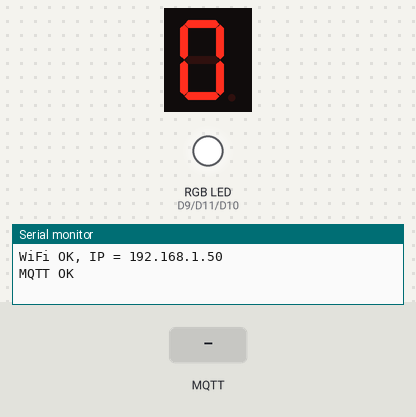
The sketch below on a simulated Arduino Uno R4 WiFi. On the bench: 1-digit seven-segment display, an RGB LED mixed from three pins (HIGH = lit), the last lines printed to the serial monitor. Wiring (inferred from the names in the program): 1-digit 7-segment display, segments lit when LOW: segments D2, D3, D4, D5, D6, D7, D8. The inputs (shaded band) are chosen by the test bench. WiFi joins after 1.5 s; servers stay silent unless stated; random numbers use the default seed unless the sketch sets one; no MQTT or app messages arrive unless stated; the segment pins are drawn as the display they are named for; pins used as bus, display or sensor lines are not drawn.

Above: at 2.7 s.
2.8 s: MQTT message "1" arrives on the first subscribed topic
At 3.4 s:
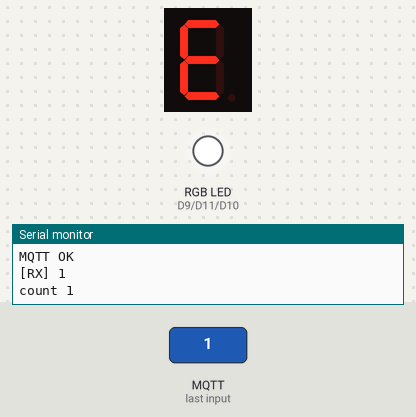
5.8 s: MQTT message "6" arrives on the first subscribed topic
At 6.6 s:
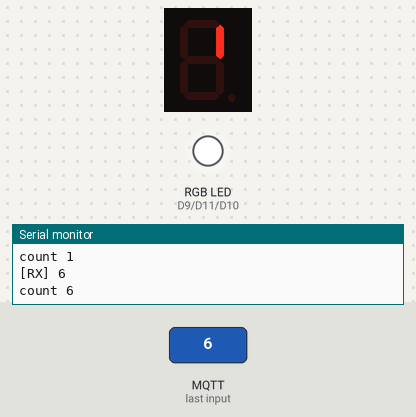
8.8 s: MQTT message "stop" arrives on the first subscribed topic
At 9.1 s:
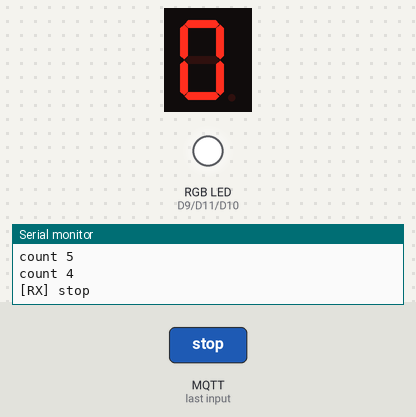
10.3 s: MQTT message "5" arrives on the first subscribed topic
At 16.1 s:
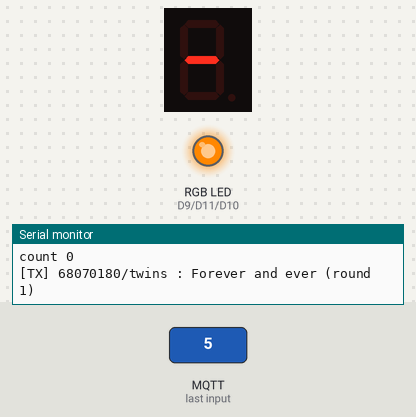
Timing chart, 0 to 16.8 s (numbered marks = the images above; inputs shaded):
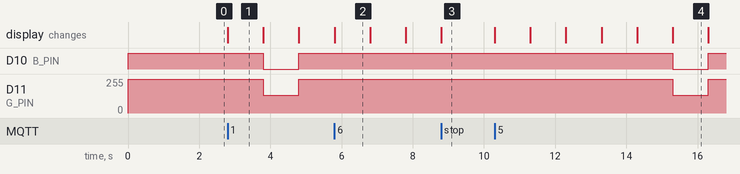

The sketch:

SHINING_S10_Forever_Countdown.ino
```cpp
// =====================================================================
// แนวข้อสอบ The Shining  S10 : "Forever, and ever, and ever" (เดา)
// subscribe student_id/countdown ได้ตัวเลขเริ่มต้น 1–9
//   7-Segment นับถอยหลังจากเลขนั้นถึง 0 ทุก 1 วินาที (ใช้ millis ไม่ใช้ delay)
//   ถึง 0 -> publish "Forever and ever" ไปที่ student_id/twins
//            Color LED ฟ้า (สีชุดฝาแฝด) แล้ววนนับใหม่จากเลขเดิม "ตลอดไป"
//   ได้ "stop" -> หยุดนับ แสดงขีดกลาง ไฟดับ
// ทุกครั้งที่ตัวเลขเปลี่ยน publish ค่าปัจจุบันไปที่ student_id/count ด้วย
//
// บอร์ด Arduino UNO R4 WiFi   ไลบรารี: MQTT (MQTTClient.h)
// วงจร 7-Segment (Common Cathode): a–g -> D2–D8 (R 330Ω), Common -> GND
//      Color LED (Common Anode): Common -> 5V, R -> D9, B -> D10, G -> D11 (R 330Ω)
// =====================================================================

#include <WiFiS3.h>
#include <MQTTClient.h>

// ===== แก้ตรงนี้ =====
const char WIFI_SSID[]  = "iphone 80 promax";
const char WIFI_PASSWORD[]  = "88888888";
const String STUDENT_ID = "68070180";
const char MQTT_BROKER_ADRRESS[] = "phycom.it.kmitl.ac.th";
const int   MQTT_PORT = 1883;
const String TOPIC_IN    = "/countdown";
const String TOPIC_COUNT = "/count";
const String TOPIC_TWINS = "/twins";
const unsigned long STEP_MS = 1000;

const int SEG_PINS[7] = {2, 3, 4, 5, 6, 7, 8};
const bool SEG_COMMON_ANODE = false;
const int R_PIN = 9, B_PIN = 10, G_PIN = 11;
const byte DIGITS[10][7] = {
  {1,1,1,1,1,1,0}, {0,1,1,0,0,0,0}, {1,1,0,1,1,0,1}, {1,1,1,1,0,0,1}, {0,1,1,0,0,1,1},
  {1,0,1,1,0,1,1}, {1,0,1,1,1,1,1}, {1,1,1,0,0,0,0}, {1,1,1,1,1,1,1}, {1,1,1,1,0,1,1}
};

WiFiClient network;
MQTTClient mqtt = MQTTClient(256);
String T_IN, T_COUNT, T_TWINS;

int startValue = 0;        // เลขเริ่มที่ได้รับ
int current = -1;          // -1 = ไม่ได้นับ
unsigned long lastStep = 0;
int rounds = 0;

void writeSeg(int i, bool on) { if (SEG_COMMON_ANODE) on = !on; digitalWrite(SEG_PINS[i], on ? HIGH : LOW); }
void showDigit(int n) { for (int i = 0; i < 7; i++) writeSeg(i, DIGITS[n][i]); }
void showDash()       { for (int i = 0; i < 7; i++) writeSeg(i, i == 6); }

void setColor(int r, int g, int b) {
  analogWrite(R_PIN, 255 - r);
  analogWrite(G_PIN, 255 - g);
  analogWrite(B_PIN, 255 - b);
}

bool countChanged = false;     // มีเลขใหม่รอ publish (ส่งใน loop เพราะห้าม publish ใน callback)

void showCount() {
  showDigit(current);
  countChanged = true;
  Serial.println("count " + String(current));
}

void messageReceived(String &topic, String &payload) {
  (void)topic;
  String msg = payload;
  msg.trim();
  msg.toLowerCase();
  Serial.println("[RX] " + msg);

  if (msg == "stop") { current = -1; showDash(); setColor(0, 0, 0); return; }
  int n = msg.toInt();
  if (n < 1 || n > 9) return;               // รับแค่ 1–9
  startValue = n;
  current = n;
  rounds = 0;
  lastStep = millis();
  setColor(0, 0, 0);
  showCount();
}

void connectWiFi() {
  while (WiFi.begin(WIFI_SSID, WIFI_PASSWORD) != WL_CONNECTED) { Serial.print("."); delay(3000); }
  while (WiFi.localIP() == IPAddress(0, 0, 0, 0)) delay(200);
  Serial.print("WiFi OK, IP = ");
  Serial.println(WiFi.localIP());
}

void connectToMQTT() {
  while (!mqtt.connected()) {
    String id = "r4-" + STUDENT_ID + "-" + String(random(0xFFFF), HEX);
    if (mqtt.connect(id.c_str())) { mqtt.subscribe(T_IN.c_str()); Serial.println("MQTT OK"); }
    else { Serial.print("MQTT fail err="); Serial.print(mqtt.lastError()); Serial.print(" rc="); Serial.println(mqtt.returnCode()); delay(2000); }
  }
}

void setup() {
  Serial.begin(9600);
  for (int i = 0; i < 7; i++) pinMode(SEG_PINS[i], OUTPUT);
  pinMode(R_PIN, OUTPUT); pinMode(G_PIN, OUTPUT); pinMode(B_PIN, OUTPUT);
  showDash();
  setColor(0, 0, 0);
  T_IN    = STUDENT_ID + TOPIC_IN;
  T_COUNT = STUDENT_ID + TOPIC_COUNT;
  T_TWINS = STUDENT_ID + TOPIC_TWINS;
  connectWiFi();
  randomSeed(micros());
  mqtt.begin(MQTT_BROKER_ADRRESS, MQTT_PORT, network);
  mqtt.onMessage(messageReceived);
  connectToMQTT();
}

void loop() {
  if (WiFi.status() != WL_CONNECTED) connectWiFi();
  if (!mqtt.connected()) connectToMQTT();
  mqtt.loop();

  if (countChanged) {
    countChanged = false;
    mqtt.publish(T_COUNT.c_str(), String(current).c_str());
  }

  if (current < 0 || millis() - lastStep < STEP_MS) return;
  lastStep = millis();

  if (current > 0) {
    current--;
    if (current > 0) setColor(0, 0, 0);
    showCount();
    if (current == 0) {                     // ถึง 0
      rounds++;
      mqtt.publish(T_TWINS.c_str(), "Forever and ever");
      Serial.println("[TX] " + T_TWINS + " : Forever and ever (round " + String(rounds) + ")");
      setColor(0, 120, 255);                // ฟ้า
    }
  } else {                                  // อยู่ที่ 0 ครบ 1 วินาทีแล้ว วนใหม่
    current = startValue;
    setColor(0, 0, 0);
    showCount();
  }
}
```

Measured:
- after the input at 2.8 s, D10 (B_PIN): HIGH → LOW after 1.0 s, → HIGH 1.0 s later; D11 (G_PIN): 255/255 → 135/255 after 1.0 s, → 255/255 1.0 s later; the display: changes at once (image 1)
- after the input at 10.3 s, D10 (B_PIN): HIGH → LOW after 5.0 s, → HIGH 1.0 s later; D11 (G_PIN): 255/255 → 135/255 after 5.0 s, → 255/255 1.0 s later; the display: first changes at once (image 4 shows a later state)
- what the display in image 1 shows lasts 1.0 s, from 2.8 s to 3.8 s
